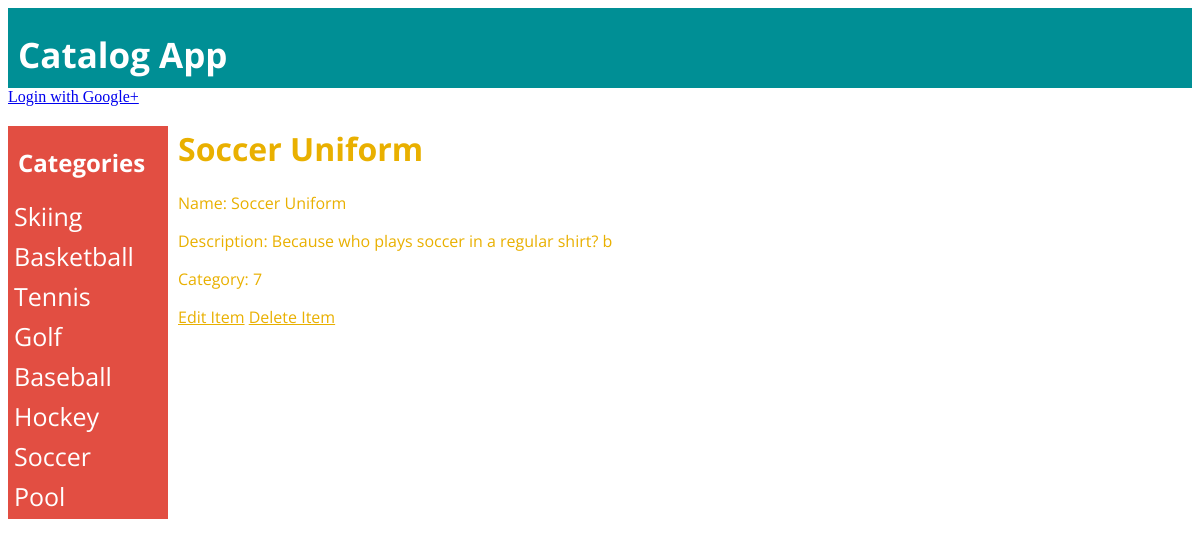
Screenshot of /categories/7/items/20/ with the database file from the repository.
### database_setup.py (models this page shows, shortened)
class Category(Base):
    __tablename__ = 'category'
    id = Column(Integer,primary_key=True)
    name = Column(String(250), nullable = False)

class Item(Base):
    __tablename__ = 'item'
    id = Column(Integer,primary_key=True)
    name = Column(String(250), nullable = False)
    description = Column(String(2000), nullable=False)
    user_id = Column(Integer, ForeignKey('user.id'))
    user = relationship(User)
    category_id = Column(Integer, ForeignKey('category.id'))
    category = relationship(Category)
    created_date = Column(DateTime, default=datetime.datetime.utcnow)

### catalog.py (the view)
@app.route('/categories/<int:category>/items/<int:item>/')
def showItem(category, item):
    categories = session.query(Category).all()
    itemToShow = session.query(Item).filter_by(id=item).first()
    itemCategory = session.query(Category).filter_by(id=category).first()
    return render_template(
        "item.html",
        category=itemCategory,
        item=itemToShow,
        categories=categories,
        login_session=login_session)

### templates/item.html (shortened to what this page needs)
{% extends "layout.html" %}
{% block main %}
  <h1>{{item.name}}</h1>
  <div>
    <p>Name: {{item.name}}</p>
    <p>Description: {{item.description}}</p>
    <p>Category: {{item.category_id}}</p>
    <a href="{{url_for('editItem',category=item.category_id,item=item.id)}}">Edit Item</a>
    <a href="{{url_for('deleteItem',category=item.category_id,item=item.id)}}">Delete Item</a>
  </div>
{% endblock %}

### templates/layout.html (shortened to what this page needs)
<!doctype html>
<html>
<head>
  <link rel="stylesheet" href="{{ url_for('static', filename='css/style.css') }}">
</head>
<body>
  <div class="topbar">
    <h1>Catalog App</h1>
  </div>
  {% if 'username' not in login_session: %}
  <a href="{{url_for('showLogin')}}" id="signin">
      Login with Google+
  </a>
  {% else: %}
  <a href="{{url_for('gdisconnect')}}" id="signout>">
      Logout
  </a>
  {% endif %}
  <div class="sidenav">
    <h2>Categories</h2>
    {% for j in categories %}
    <a href="{{url_for('showItems',category = j.id)}}">{{j.name}}</a>
    {% endfor %}
  </div>
  <div class="main">
  {% block main %}
  {% endblock %}
  </div>
</body>
</html>

### static/css/style.css (style rules this page uses)
.topbar { background-color: #008F95; overflow: hidden; color: white; height: 80px; padding-left: 10px; }
.topbar h1 { font-size: 35px; vertical-align: middle; font-family: 'Open Sans', sans-serif; }
.sidenav { width: 160px; position: fixed; z-index: 1; margin-top: 20px; background-color: #E24E42; overflow-x: hidden; padding-top: 0px; }
.sidenav a { padding: 0px 8px 6px 6px; text-decoration: none; font-size: 25px; color: white; display: block; font-family: 'Open Sans', sans-serif; }
.sidenav h2 { color: white; padding-left: 10px; padding-top: 0px; font-family: 'Open Sans', sans-serif; }
.main { margin-left: 160px; margin-top: 20px; padding: 0px 10px; color: #E9B000; font-family: 'Open Sans', sans-serif; }
.main a { color: #E9B000; }

### rows the page displays
Category: name "Skiing"
Category: name "Basketball"
Category: name "Tennis"
Category: name "Golf"
Category: name "Baseball"
Category: name "Hockey"
Category: name "Soccer"
Category: name "Pool"
Item: name "Soccer Uniform", description "Because who plays soccer in a regular shirt? b", category_id "7"
